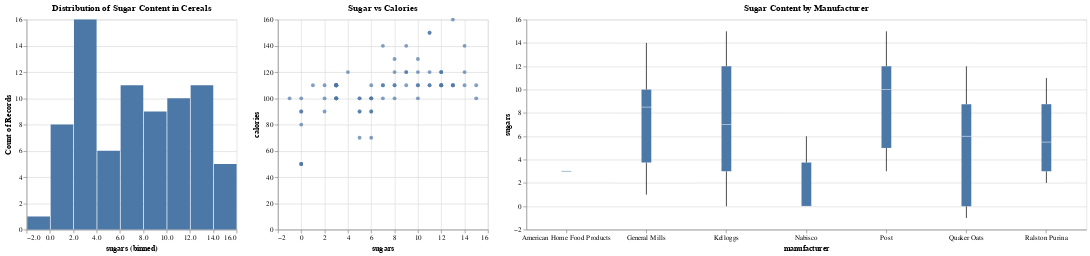

The notebook cell saved with this chart:
### Markdown cell above
### Sugar Distribution

Marketing tells us that their surveys have revealed that sugar content is the number one concern of consumers when choosing cereal.

They would like to see the following visualizations:

*  A histogram plot of the sugar content in all cereals.

* A scatter plot showing the relationship between sugar and calories.

* A box plot showing the distribution of sugar content by manufacturer.

### Code cell
# Create the three visualzations requested by the the marketing team

chart_1 = alt.Chart(df).mark_bar().encode(
      alt.X("sugars:Q", bin=True),
      alt.Y('count()')
  ).properties(title='Distribution of Sugar Content in Cereals')

chart_2 = alt.Chart(df).mark_circle().encode(
      alt.X('sugars:Q'),
      alt.Y('calories:Q')
  ).properties(title='Sugar vs Calories')

chart_3 = alt.Chart(df).mark_boxplot().encode(
      alt.X('manufacturer:N', axis=alt.Axis(labelAngle=0)),
      alt.Y('sugars:Q')
  ).properties(title='Sugar Content by Manufacturer', width = 800)


combined = alt.hconcat(chart_1, chart_2, chart_3)

combined.display()

### Figure 1 — Vega-Lite specification as saved in the notebook (floating-point values rounded to 4 significant figures)
{"config": {"view": {"continuousWidth": 300, "continuousHeight": 300}}, "hconcat": [{"mark": {"type": "bar"}, "encoding": {"x": {"bin": true, "field": "sugars", "type": "quantitative"}, "y": {"aggregate": "count", "type": "quantitative"}}, "title": "Distribution of Sugar Content in Cereals"}, {"mark": {"type": "circle"}, "encoding": {"x": {"field": "sugars", "type": "quantitative"}, "y": {"field": "calories", "type": "quantitative"}}, "title": "Sugar vs Calories"}, {"mark": {"type": "boxplot"}, "encoding": {"x": {"axis": {"labelAngle": 0}, "field": "manufacturer", "type": "nominal"}, "y": {"field": "sugars", "type": "quantitative"}}, "title": "Sugar Content by Manufacturer", "width": 800}], "data": {"name": "data-adfdbfbf686f91c16d9f7eda2bcec863"}, "$schema": "https://vega.github.io/schema/vega-lite/v5.20.1.json", "datasets": {"data-adfdbfbf686f91c16d9f7eda2bcec863": [{"name": "100% Bran", "mfr": "N", "type": "C", "calories": 70, "protein": 4, "fat": 1, "sodium": 130, "fiber": 10.0, "carbo": 5.0, "sugars": 6, "potass": 280, "vitamins": 25, "shelf": 3, "weight": 1.0, "cups": 0.33, "rating": 68.4, "manufacturer": "Nabisco"}, {"name": "100% Natural Bran", "mfr": "Q", "type": "C", "calories": 120, "protein": 3, "fat": 5, "sodium": 15, "fiber": 2.0, "carbo": 8.0, "sugars": 8, "potass": 135, "vitamins": 0, "shelf": 3, "weight": 1.0, "cups": 1.0, "rating": 33.98, "manufacturer": "Quaker Oats"}, {"name": "All-Bran", "mfr": "K", "type": "C", "calories": 70, "protein": 4, "fat": 1, "sodium": 260, "fiber": 9.0, "carbo": 7.0, "sugars": 5, "potass": 320, "vitamins": 25, "shelf": 3, "weight": 1.0, "cups": 0.33, "rating": 59.43, "manufacturer": "Kelloggs"}, {"name": "All-Bran with Extra Fiber", "mfr": "K", "type": "C", "calories": 50, "protein": 4, "fat": 0, "sodium": 140, "fiber": 14.0, "carbo": 8.0, "sugars": 0, "potass": 330, "vitamins": 25, "shelf": 3, "weight": 1.0, "cups": 0.5, "rating": 93.7, "manufacturer": "Kelloggs"}, {"name": "Almond Delight", "mfr": "R", "type": "C", "calories": 110, "protein": 2, "fat": 2, "sodium": 200, "fiber": 1.0, "carbo": 14.0, "sugars": 8, "potass": -1, "vitamins": 25, "shelf": 3, "weight": 1.0, "cups": 0.75, "rating": 34.38, "manufacturer": "Ralston Purina"}, {"name": "Apple Cinnamon Cheerios", "mfr": "G", "type": "C", "calories": 110, "protein": 2, "fat": 2, "sodium": 180, "fiber": 1.5, "carbo": 10.5, "sugars": 10, "potass": 70, "vitamins": 25, "shelf": 1, "weight": 1.0, "cups": 0.75, "rating": 29.51, "manufacturer": "General Mills"}, {"name": "Apple Jacks", "mfr": "K", "type": "C", "calories": 110, "protein": 2, "fat": 0, "sodium": 125, "fiber": 1.0, "carbo": 11.0, "sugars": 14, "potass": 30, "vitamins": 25, "shelf": 2, "weight": 1.0, "cups": 1.0, "rating": 33.17, "manufacturer": "Kelloggs"}, {"name": "Basic 4", "mfr": "G", "type": "C", "calories": 130, "protein": 3, "fat": 2, "sodium": 210, "fiber": 2.0, "carbo": 18.0, "sugars": 8, "potass": 100, "vitamins": 25, "shelf": 3, "weight": 1.33, "cups": 0.75, "rating": 37.04, "manufacturer": "General Mills"}, {"name": "Bran Chex", "mfr": "R", "type": "C", "calories": 90, "protein": 2, "fat": 1, "sodium": 200, "fiber": 4.0, "carbo": 15.0, "sugars": 6, "potass": 125, "vitamins": 25, "shelf": 1, "weight": 1.0, "cups": 0.67, "rating": 49.12, "manufacturer": "Ralston Purina"}, {"name": "Bran Flakes", "mfr": "P", "type": "C", "calories": 90, "protein": 3, "fat": 0, "sodium": 210, "fiber": 5.0, "carbo": 13.0, "sugars": 5, "potass": 190, "vitamins": 25, "shelf": 3, "weight": 1.0, "cups": 0.67, "rating": 53.31, "manufacturer": "Post"}, {"name": "Cap'n'Crunch", "mfr": "Q", "type": "C", "calories": 120, "protein": 1, "fat": 2, "sodium": 220, "fiber": 0.0, "carbo": 12.0, "sugars": 12, "potass": 35, "vitamins": 25, "shelf": 2, "weight": 1.0, "cups": 0.75, "rating": 18.04, "manufacturer": "Quaker Oats"}, {"name": "Cheerios", "mfr": "G", "type": "C", "calories": 110, "protein": 6, "fat": 2, "sodium": 290, "fiber": 2.0, "carbo": 17.0, "sugars": 1, "potass": 105, "vitamins": 25, "shelf": 1, "weight": 1.0, "cups": 1.25, "rating": 50.76, "manufacturer": "General Mills"}, {"name": "Cinnamon Toast Crunch", "mfr": "G", "type": "C", "calories": 120, "protein": 1, "fat": 3, "sodium": 210, "fiber": 0.0, "carbo": 13.0, "sugars": 9, "potass": 45, "vitamins": 25, "shelf": 2, "weight": 1.0, "cups": 0.75, "rating": 19.82, "manufacturer": "General Mills"}, {"name": "Clusters", "mfr": "G", "type": "C", "calories": 110, "protein": 3, "fat": 2, "sodium": 140, "fiber": 2.0, "carbo": 13.0, "sugars": 7, "potass": 105, "vitamins": 25, "shelf": 3, "weight": 1.0, "cups": 0.5, "rating": 40.4, "manufacturer": "General Mills"}, {"name": "Cocoa Puffs", "mfr": "G", "type": "C", "calories": 110, "protein": 1, "fat": 1, "sodium": 180, "fiber": 0.0, "carbo": 12.0, "sugars": 13, "potass": 55, "vitamins": 25, "shelf": 2, "weight": 1.0, "cups": 1.0, "rating": 22.74, "manufacturer": "General Mills"}, {"name": "Corn Chex", "mfr": "R", "type": "C", "calories": 110, "protein": 2, "fat": 0, "sodium": 280, "fiber": 0.0, "carbo": 22.0, "sugars": 3, "potass": 25, "vitamins": 25, "shelf": 1, "weight": 1.0, "cups": 1.0, "rating": 41.45, "manufacturer": "Ralston Purina"}, {"name": "Corn Flakes", "mfr": "K", "type": "C", "calories": 100, "protein": 2, "fat": 0, "sodium": 290, "fiber": 1.0, "carbo": 21.0, "sugars": 2, "potass": 35, "vitamins": 25, "shelf": 1, "weight": 1.0, "cups": 1.0, "rating": 45.86, "manufacturer": "Kelloggs"}, {"name": "Corn Pops", "mfr": "K", "type": "C", "calories": 110, "protein": 1, "fat": 0, "sodium": 90, "fiber": 1.0, "carbo": 13.0, "sugars": 12, "potass": 20, "vitamins": 25, "shelf": 2, "weight": 1.0, "cups": 1.0, "rating": 35.78, "manufacturer": "Kelloggs"}, {"name": "Count Chocula", "mfr": "G", "type": "C", "calories": 110, "protein": 1, "fat": 1, "sodium": 180, "fiber": 0.0, "carbo": 12.0, "sugars": 13, "potass": 65, "vitamins": 25, "shelf": 2, "weight": 1.0, "cups": 1.0, "rating": 22.4, "manufacturer": "General Mills"}, {"name": "Cracklin' Oat Bran", "mfr": "K", "type": "C", "calories": 110, "protein": 3, "fat": 3, "sodium": 140, "fiber": 4.0, "carbo": 10.0, "sugars": 7, "potass": 160, "vitamins": 25, "shelf": 3, "weight": 1.0, "cups": 0.5, "rating": 40.45, "manufacturer": "Kelloggs"}, {"name": "Cream of Wheat (Quick)", "mfr": "N", "type": "H", "calories": 100, "protein": 3, "fat": 0, "sodium": 80, "fiber": 1.0, "carbo": 21.0, "sugars": 0, "potass": -1, "vitamins": 0, "shelf": 2, "weight": 1.0, "cups": 1.0, "rating": 64.53, "manufacturer": "Nabisco"}, {"name": "Crispix", "mfr": "K", "type": "C", "calories": 110, "protein": 2, "fat": 0, "sodium": 220, "fiber": 1.0, "carbo": 21.0, "sugars": 3, "potass": 30, "vitamins": 25, "shelf": 3, "weight": 1.0, "cups": 1.0, "rating": 46.9, "manufacturer": "Kelloggs"}, {"name": "Crispy Wheat & Raisins", "mfr": "G", "type": "C", "calories": 100, "protein": 2, "fat": 1, "sodium": 140, "fiber": 2.0, "carbo": 11.0, "sugars": 10, "potass": 120, "vitamins": 25, "shelf": 3, "weight": 1.0, "cups": 0.75, "rating": 36.18, "manufacturer": "General Mills"}, {"name": "Double Chex", "mfr": "R", "type": "C", "calories": 100, "protein": 2, "fat": 0, "sodium": 190, "fiber": 1.0, "carbo": 18.0, "sugars": 5, "potass": 80, "vitamins": 25, "shelf": 3, "weight": 1.0, "cups": 0.75, "rating": 44.33, "manufacturer": "Ralston Purina"}, {"name": "Froot Loops", "mfr": "K", "type": "C", "calories": 110, "protein": 2, "fat": 1, "sodium": 125, "fiber": 1.0, "carbo": 11.0, "sugars": 13, "potass": 30, "vitamins": 25, "shelf": 2, "weight": 1.0, "cups": 1.0, "rating": 32.21, "manufacturer": "Kelloggs"}, {"name": "Frosted Flakes", "mfr": "K", "type": "C", "calories": 110, "protein": 1, "fat": 0, "sodium": 200, "fiber": 1.0, "carbo": 14.0, "sugars": 11, "potass": 25, "vitamins": 25, "shelf": 1, "weight": 1.0, "cups": 0.75, "rating": 31.44, "manufacturer": "Kelloggs"}, {"name": "Frosted Mini-Wheats", "mfr": "K", "type": "C", "calories": 100, "protein": 3, "fat": 0, "sodium": 0, "fiber": 3.0, "carbo": 14.0, "sugars": 7, "potass": 100, "vitamins": 25, "shelf": 2, "weight": 1.0, "cups": 0.8, "rating": 58.35, "manufacturer": "Kelloggs"}, {"name": "Fruit & Fibre Dates; Walnuts; and Oats", "mfr": "P", "type": "C", "calories": 120, "protein": 3, "fat": 2, "sodium": 160, "fiber": 5.0, "carbo": 12.0, "sugars": 10, "potass": 200, "vitamins": 25, "shelf": 3, "weight": 1.25, "cups": 0.67, "rating": 40.92, "manufacturer": "Post"}, {"name": "Fruitful Bran", "mfr": "K", "type": "C", "calories": 120, "protein": 3, "fat": 0, "sodium": 240, "fiber": 5.0, "carbo": 14.0, "sugars": 12, "potass": 190, "vitamins": 25, "shelf": 3, "weight": 1.33, "cups": 0.67, "rating": 41.02, "manufacturer": "Kelloggs"}, {"name": "Fruity Pebbles", "mfr": "P", "type": "C", "calories": 110, "protein": 1, "fat": 1, "sodium": 135, "fiber": 0.0, "carbo": 13.0, "sugars": 12, "potass": 25, "vitamins": 25, "shelf": 2, "weight": 1.0, "cups": 0.75, "rating": 28.03, "manufacturer": "Post"}, {"name": "Golden Crisp", "mfr": "P", "type": "C", "calories": 100, "protein": 2, "fat": 0, "sodium": 45, "fiber": 0.0, "carbo": 11.0, "sugars": 15, "potass": 40, "vitamins": 25, "shelf": 1, "weight": 1.0, "cups": 0.88, "rating": 35.25, "manufacturer": "Post"}, {"name": "Golden Grahams", "mfr": "G", "type": "C", "calories": 110, "protein": 1, "fat": 1, "sodium": 280, "fiber": 0.0, "carbo": 15.0, "sugars": 9, "potass": 45, "vitamins": 25, "shelf": 2, "weight": 1.0, "cups": 0.75, "rating": 23.8, "manufacturer": "General Mills"}, {"name": "Grape Nuts Flakes", "mfr": "P", "type": "C", "calories": 100, "protein": 3, "fat": 1, "sodium": 140, "fiber": 3.0, "carbo": 15.0, "sugars": 5, "potass": 85, "vitamins": 25, "shelf": 3, "weight": 1.0, "cups": 0.88, "rating": 52.08, "manufacturer": "Post"}, {"name": "Grape-Nuts", "mfr": "P", "type": "C", "calories": 110, "protein": 3, "fat": 0, "sodium": 170, "fiber": 3.0, "carbo": 17.0, "sugars": 3, "potass": 90, "vitamins": 25, "shelf": 3, "weight": 1.0, "cups": 0.25, "rating": 53.37, "manufacturer": "Post"}, {"name": "Great Grains Pecan", "mfr": "P", "type": "C", "calories": 120, "protein": 3, "fat": 3, "sodium": 75, "fiber": 3.0, "carbo": 13.0, "sugars": 4, "potass": 100, "vitamins": 25, "shelf": 3, "weight": 1.0, "cups": 0.33, "rating": 45.81, "manufacturer": "Post"}, {"name": "Honey Graham Ohs", "mfr": "Q", "type": "C", "calories": 120, "protein": 1, "fat": 2, "sodium": 220, "fiber": 1.0, "carbo": 12.0, "sugars": 11, "potass": 45, "vitamins": 25, "shelf": 2, "weight": 1.0, "cups": 1.0, "rating": 21.87, "manufacturer": "Quaker Oats"}, {"name": "Honey Nut Cheerios", "mfr": "G", "type": "C", "calories": 110, "protein": 3, "fat": 1, "sodium": 250, "fiber": 1.5, "carbo": 11.5, "sugars": 10, "potass": 90, "vitamins": 25, "shelf": 1, "weight": 1.0, "cups": 0.75, "rating": 31.07, "manufacturer": "General Mills"}, {"name": "Honey-comb", "mfr": "P", "type": "C", "calories": 110, "protein": 1, "fat": 0, "sodium": 180, "fiber": 0.0, "carbo": 14.0, "sugars": 11, "potass": 35, "vitamins": 25, "shelf": 1, "weight": 1.0, "cups": 1.33, "rating": 28.74, "manufacturer": "Post"}, {"name": "Just Right Crunchy  Nuggets", "mfr": "K", "type": "C", "calories": 110, "protein": 2, "fat": 1, "sodium": 170, "fiber": 1.0, "carbo": 17.0, "sugars": 6, "potass": 60, "vitamins": 100, "shelf": 3, "weight": 1.0, "cups": 1.0, "rating": 36.52, "manufacturer": "Kelloggs"}, {"name": "Just Right Fruit & Nut", "mfr": "K", "type": "C", "calories": 140, "protein": 3, "fat": 1, "sodium": 170, "fiber": 2.0, "carbo": 20.0, "sugars": 9, "potass": 95, "vitamins": 100, "shelf": 3, "weight": 1.3, "cups": 0.75, "rating": 36.47, "manufacturer": "Kelloggs"}, {"name": "Kix", "mfr": "G", "type": "C", "calories": 110, "protein": 2, "fat": 1, "sodium": 260, "fiber": 0.0, "carbo": 21.0, "sugars": 3, "potass": 40, "vitamins": 25, "shelf": 2, "weight": 1.0, "cups": 1.5, "rating": 39.24, "manufacturer": "General Mills"}, {"name": "Life", "mfr": "Q", "type": "C", "calories": 100, "protein": 4, "fat": 2, "sodium": 150, "fiber": 2.0, "carbo": 12.0, "sugars": 6, "potass": 95, "vitamins": 25, "shelf": 2, "weight": 1.0, "cups": 0.67, "rating": 45.33, "manufacturer": "Quaker Oats"}, {"name": "Lucky Charms", "mfr": "G", "type": "C", "calories": 110, "protein": 2, "fat": 1, "sodium": 180, "fiber": 0.0, "carbo": 12.0, "sugars": 12, "potass": 55, "vitamins": 25, "shelf": 2, "weight": 1.0, "cups": 1.0, "rating": 26.73, "manufacturer": "General Mills"}, {"name": "Maypo", "mfr": "A", "type": "H", "calories": 100, "protein": 4, "fat": 1, "sodium": 0, "fiber": 0.0, "carbo": 16.0, "sugars": 3, "potass": 95, "vitamins": 25, "shelf": 2, "weight": 1.0, "cups": 1.0, "rating": 54.85, "manufacturer": "American Home Food Products"}, {"name": "Muesli Raisins; Dates; & Almonds", "mfr": "R", "type": "C", "calories": 150, "protein": 4, "fat": 3, "sodium": 95, "fiber": 3.0, "carbo": 16.0, "sugars": 11, "potass": 170, "vitamins": 25, "shelf": 3, "weight": 1.0, "cups": 1.0, "rating": 37.14, "manufacturer": "Ralston Purina"}, {"name": "Muesli Raisins; Peaches; & Pecans", "mfr": "R", "type": "C", "calories": 150, "protein": 4, "fat": 3, "sodium": 150, "fiber": 3.0, "carbo": 16.0, "sugars": 11, "potass": 170, "vitamins": 25, "shelf": 3, "weight": 1.0, "cups": 1.0, "rating": 34.14, "manufacturer": "Ralston Purina"}, {"name": "Mueslix Crispy Blend", "mfr": "K", "type": "C", "calories": 160, "protein": 3, "fat": 2, "sodium": 150, "fiber": 3.0, "carbo": 17.0, "sugars": 13, "potass": 160, "vitamins": 25, "shelf": 3, "weight": 1.5, "cups": 0.67, "rating": 30.31, "manufacturer": "Kelloggs"}, {"name": "Multi-Grain Cheerios", "mfr": "G", "type": "C", "calories": 100, "protein": 2, "fat": 1, "sodium": 220, "fiber": 2.0, "carbo": 15.0, "sugars": 6, "potass": 90, "vitamins": 25, "shelf": 1, "weight": 1.0, "cups": 1.0, "rating": 40.11, "manufacturer": "General Mills"}, {"name": "Nut&Honey Crunch", "mfr": "K", "type": "C", "calories": 120, "protein": 2, "fat": 1, "sodium": 190, "fiber": 0.0, "carbo": 15.0, "sugars": 9, "potass": 40, "vitamins": 25, "shelf": 2, "weight": 1.0, "cups": 0.67, "rating": 29.92, "manufacturer": "Kelloggs"}, {"name": "Nutri-Grain Almond-Raisin", "mfr": "K", "type": "C", "calories": 140, "protein": 3, "fat": 2, "sodium": 220, "fiber": 3.0, "carbo": 21.0, "sugars": 7, "potass": 130, "vitamins": 25, "shelf": 3, "weight": 1.33, "cups": 0.67, "rating": 40.69, "manufacturer": "Kelloggs"}, {"name": "Nutri-grain Wheat", "mfr": "K", "type": "C", "calories": 90, "protein": 3, "fat": 0, "sodium": 170, "fiber": 3.0, "carbo": 18.0, "sugars": 2, "potass": 90, "vitamins": 25, "shelf": 3, "weight": 1.0, "cups": 1.0, "rating": 59.64, "manufacturer": "Kelloggs"}, {"name": "Oatmeal Raisin Crisp", "mfr": "G", "type": "C", "calories": 130, "protein": 3, "fat": 2, "sodium": 170, "fiber": 1.5, "carbo": 13.5, "sugars": 10, "potass": 120, "vitamins": 25, "shelf": 3, "weight": 1.25, "cups": 0.5, "rating": 30.45, "manufacturer": "General Mills"}, {"name": "Post Nat. Raisin Bran", "mfr": "P", "type": "C", "calories": 120, "protein": 3, "fat": 1, "sodium": 200, "fiber": 6.0, "carbo": 11.0, "sugars": 14, "potass": 260, "vitamins": 25, "shelf": 3, "weight": 1.33, "cups": 0.67, "rating": 37.84, "manufacturer": "Post"}, {"name": "Product 19", "mfr": "K", "type": "C", "calories": 100, "protein": 3, "fat": 0, "sodium": 320, "fiber": 1.0, "carbo": 20.0, "sugars": 3, "potass": 45, "vitamins": 100, "shelf": 3, "weight": 1.0, "cups": 1.0, "rating": 41.5, "manufacturer": "Kelloggs"}, {"name": "Puffed Rice", "mfr": "Q", "type": "C", "calories": 50, "protein": 1, "fat": 0, "sodium": 0, "fiber": 0.0, "carbo": 13.0, "sugars": 0, "potass": 15, "vitamins": 0, "shelf": 3, "weight": 0.5, "cups": 1.0, "rating": 60.76, "manufacturer": "Quaker Oats"}, {"name": "Puffed Wheat", "mfr": "Q", "type": "C", "calories": 50, "protein": 2, "fat": 0, "sodium": 0, "fiber": 1.0, "carbo": 10.0, "sugars": 0, "potass": 50, "vitamins": 0, "shelf": 3, "weight": 0.5, "cups": 1.0, "rating": 63.01, "manufacturer": "Quaker Oats"}, {"name": "Quaker Oat Squares", "mfr": "Q", "type": "C", "calories": 100, "protein": 4, "fat": 1, "sodium": 135, "fiber": 2.0, "carbo": 14.0, "sugars": 6, "potass": 110, "vitamins": 25, "shelf": 3, "weight": 1.0, "cups": 0.5, "rating": 49.51, "manufacturer": "Quaker Oats"}, {"name": "Quaker Oatmeal", "mfr": "Q", "type": "H", "calories": 100, "protein": 5, "fat": 2, "sodium": 0, "fiber": 2.7, "carbo": -1.0, "sugars": -1, "potass": 110, "vitamins": 0, "shelf": 1, "weight": 1.0, "cups": 0.67, "rating": 50.83, "manufacturer": "Quaker Oats"}, {"name": "Raisin Bran", "mfr": "K", "type": "C", "calories": 120, "protein": 3, "fat": 1, "sodium": 210, "fiber": 5.0, "carbo": 14.0, "sugars": 12, "potass": 240, "vitamins": 25, "shelf": 2, "weight": 1.33, "cups": 0.75, "rating": 39.26, "manufacturer": "Kelloggs"}, {"name": "Raisin Nut Bran", "mfr": "G", "type": "C", "calories": 100, "protein": 3, "fat": 2, "sodium": 140, "fiber": 2.5, "carbo": 10.5, "sugars": 8, "potass": 140, "vitamins": 25, "shelf": 3, "weight": 1.0, "cups": 0.5, "rating": 39.7, "manufacturer": "General Mills"}, {"name": "Raisin Squares", "mfr": "K", "type": "C", "calories": 90, "protein": 2, "fat": 0, "sodium": 0, "fiber": 2.0, "carbo": 15.0, "sugars": 6, "potass": 110, "vitamins": 25, "shelf": 3, "weight": 1.0, "cups": 0.5, "rating": 55.33, "manufacturer": "Kelloggs"}, {"name": "Rice Chex", "mfr": "R", "type": "C", "calories": 110, "protein": 1, "fat": 0, "sodium": 240, "fiber": 0.0, "carbo": 23.0, "sugars": 2, "potass": 30, "vitamins": 25, "shelf": 1, "weight": 1.0, "cups": 1.13, "rating": 42.0, "manufacturer": "Ralston Purina"}, {"name": "Rice Krispies", "mfr": "K", "type": "C", "calories": 110, "protein": 2, "fat": 0, "sodium": 290, "fiber": 0.0, "carbo": 22.0, "sugars": 3, "potass": 35, "vitamins": 25, "shelf": 1, "weight": 1.0, "cups": 1.0, "rating": 40.56, "manufacturer": "Kelloggs"}, {"name": "Shredded Wheat", "mfr": "N", "type": "C", "calories": 80, "protein": 2, "fat": 0, "sodium": 0, "fiber": 3.0, "carbo": 16.0, "sugars": 0, "potass": 95, "vitamins": 0, "shelf": 1, "weight": 0.83, "cups": 1.0, "rating": 68.24, "manufacturer": "Nabisco"}, {"name": "Shredded Wheat 'n'Bran", "mfr": "N", "type": "C", "calories": 90, "protein": 3, "fat": 0, "sodium": 0, "fiber": 4.0, "carbo": 19.0, "sugars": 0, "potass": 140, "vitamins": 0, "shelf": 1, "weight": 1.0, "cups": 0.67, "rating": 74.47, "manufacturer": "Nabisco"}, {"name": "Shredded Wheat spoon size", "mfr": "N", "type": "C", "calories": 90, "protein": 3, "fat": 0, "sodium": 0, "fiber": 3.0, "carbo": 20.0, "sugars": 0, "potass": 120, "vitamins": 0, "shelf": 1, "weight": 1.0, "cups": 0.67, "rating": 72.8, "manufacturer": "Nabisco"}, {"name": "Smacks", "mfr": "K", "type": "C", "calories": 110, "protein": 2, "fat": 1, "sodium": 70, "fiber": 1.0, "carbo": 9.0, "sugars": 15, "potass": 40, "vitamins": 25, "shelf": 2, "weight": 1.0, "cups": 0.75, "rating": 31.23, "manufacturer": "Kelloggs"}, {"name": "Special K", "mfr": "K", "type": "C", "calories": 110, "protein": 6, "fat": 0, "sodium": 230, "fiber": 1.0, "carbo": 16.0, "sugars": 3, "potass": 55, "vitamins": 25, "shelf": 1, "weight": 1.0, "cups": 1.0, "rating": 53.13, "manufacturer": "Kelloggs"}, {"name": "Strawberry Fruit Wheats", "mfr": "N", "type": "C", "calories": 90, "protein": 2, "fat": 0, "sodium": 15, "fiber": 3.0, "carbo": 15.0, "sugars": 5, "potass": 90, "vitamins": 25, "shelf": 2, "weight": 1.0, "cups": 1.0, "rating": 59.36, "manufacturer": "Nabisco"}, {"name": "Total Corn Flakes", "mfr": "G", "type": "C", "calories": 110, "protein": 2, "fat": 1, "sodium": 200, "fiber": 0.0, "carbo": 21.0, "sugars": 3, "potass": 35, "vitamins": 100, "shelf": 3, "weight": 1.0, "cups": 1.0, "rating": 38.84, "manufacturer": "General Mills"}, {"name": "Total Raisin Bran", "mfr": "G", "type": "C", "calories": 140, "protein": 3, "fat": 1, "sodium": 190, "fiber": 4.0, "carbo": 15.0, "sugars": 14, "potass": 230, "vitamins": 100, "shelf": 3, "weight": 1.5, "cups": 1.0, "rating": 28.59, "manufacturer": "General Mills"}, {"name": "Total Whole Grain", "mfr": "G", "type": "C", "calories": 100, "protein": 3, "fat": 1, "sodium": 200, "fiber": 3.0, "carbo": 16.0, "sugars": 3, "potass": 110, "vitamins": 100, "shelf": 3, "weight": 1.0, "cups": 1.0, "rating": 46.66, "manufacturer": "General Mills"}, {"name": "Triples", "mfr": "G", "type": "C", "calories": 110, "protein": 2, "fat": 1, "sodium": 250, "fiber": 0.0, "carbo": 21.0, "sugars": 3, "potass": 60, "vitamins": 25, "shelf": 3, "weight": 1.0, "cups": 0.75, "rating": 39.11, "manufacturer": "General Mills"}, {"name": "Trix", "mfr": "G", "type": "C", "calories": 110, "protein": 1, "fat": 1, "sodium": 140, "fiber": 0.0, "carbo": 13.0, "sugars": 12, "potass": 25, "vitamins": 25, "shelf": 2, "weight": 1.0, "cups": 1.0, "rating": 27.75, "manufacturer": "General Mills"}, {"name": "Wheat Chex", "mfr": "R", "type": "C", "calories": 100, "protein": 3, "fat": 1, "sodium": 230, "fiber": 3.0, "carbo": 17.0, "sugars": 3, "potass": 115, "vitamins": 25, "shelf": 1, "weight": 1.0, "cups": 0.67, "rating": 49.79, "manufacturer": "Ralston Purina"}, {"name": "Wheaties", "mfr": "G", "type": "C", "calories": 100, "protein": 3, "fat": 1, "sodium": 200, "fiber": 3.0, "carbo": 17.0, "sugars": 3, "potass": 110, "vitamins": 25, "shelf": 1, "weight": 1.0, "cups": 1.0, "rating": 51.59, "manufacturer": "General Mills"}, {"name": "Wheaties Honey Gold", "mfr": "G", "type": "C", "calories": 110, "protein": 2, "fat": 1, "sodium": 200, "fiber": 1.0, "carbo": 16.0, "sugars": 8, "potass": 60, "vitamins": 25, "shelf": 1, "weight": 1.0, "cups": 0.75, "rating": 36.19, "manufacturer": "General Mills"}]}}
